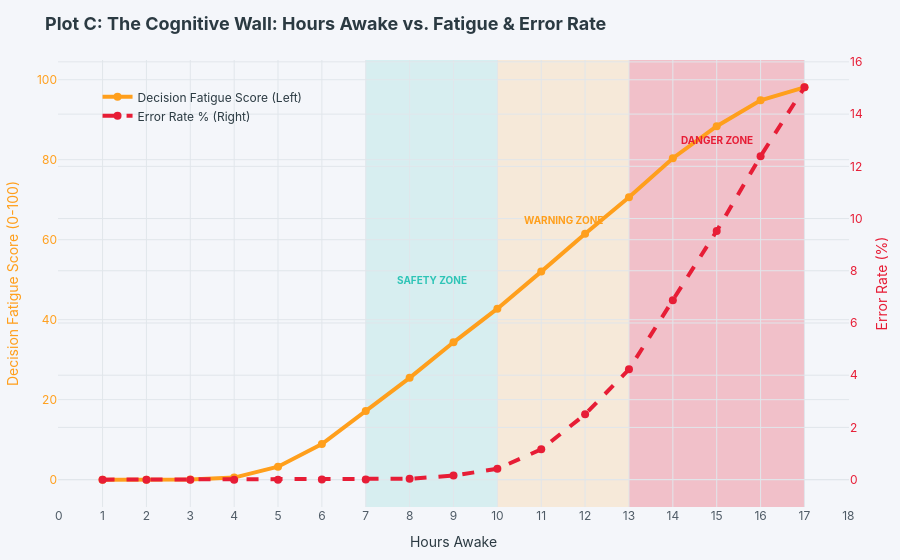

The notebook cell saved with this chart:
### Markdown cell above
### 🕰️ Plot C: The Fatigue-Performance Curve (Longitudinal Trend)
* **Hypothesis:** Fatigue and performance errors exhibit a non-linear accumulation wall as continuous time awake increases.
* **Visualization:** Custom dual-axis line chart mapping average `Decision_Fatigue_Score` and percentage `Error_Rate` across `Hours_Awake`.

### Code cell
grouped_awake = df.groupby('Hours_Awake')[['Error_Rate', 'Decision_Fatigue_Score']].mean().reset_index()

fig_c = go.Figure()

# Add line for Decision Fatigue Score
fig_c.add_trace(
    go.Scatter(
        x=grouped_awake['Hours_Awake'],
        y=grouped_awake['Decision_Fatigue_Score'],
        name='Decision Fatigue Score (Left)',
        line=dict(color='#ff9f1c', width=4),
        mode='lines+markers',
        marker=dict(size=8, color='#ff9f1c', line=dict(width=0))
    )
)

# Add line for Error Rate (on secondary Y-axis)
fig_c.add_trace(
    go.Scatter(
        x=grouped_awake['Hours_Awake'],
        y=grouped_awake['Error_Rate'] * 100,
        name='Error Rate % (Right)',
        line=dict(color='#e71d36', width=4, dash='dash'),
        mode='lines+markers',
        marker=dict(size=8, color='#e71d36', line=dict(width=0)),
        yaxis='y2'
    )
)

fig_c.update_layout(
    title='<b>Plot C: The Cognitive Wall: Hours Awake vs. Fatigue & Error Rate</b>',
    title_font_size=18,
    xaxis=dict(title='Hours Awake', dtick=1),
    yaxis=dict(title='Decision Fatigue Score (0-100)', title_font=dict(color='#ff9f1c'), tickfont=dict(color='#ff9f1c')),
    yaxis2=dict(
        title='Error Rate (%)',
        title_font=dict(color='#e71d36'),
        tickfont=dict(color='#e71d36'),
        overlaying='y',
        side='right'
    ),
    legend=dict(x=0.05, y=0.95),
    margin=dict(l=40, r=40, t=60, b=40),
    shapes=[
        dict(type="rect", xref="x", yref="paper", x0=7, x1=10, y0=0, y1=1, fillcolor="rgba(46, 196, 182, 0.15)", layer="below", line_width=0),
        dict(type="rect", xref="x", yref="paper", x0=10, x1=13, y0=0, y1=1, fillcolor="rgba(255, 159, 28, 0.15)", layer="below", line_width=0),
        dict(type="rect", xref="x", yref="paper", x0=13, x1=17, y0=0, y1=1, fillcolor="rgba(231, 29, 54, 0.25)", layer="below", line_width=0)
    ]
)

fig_c.add_annotation(x=8.5, y=50, text="<b>SAFETY ZONE</b>", showarrow=False, font=dict(color="#2ec4b6", size=10))
fig_c.add_annotation(x=11.5, y=65, text="<b>WARNING ZONE</b>", showarrow=False, font=dict(color="#ff9f1c", size=10))
fig_c.add_annotation(x=15, y=85, text="<b>DANGER ZONE</b>", showarrow=False, font=dict(color="#e71d36", size=10))

fig_c.show()

### Figure 1 — Plotly figure (JSON) as saved in the notebook; plotly's stock layout.template omitted (floating-point values rounded to 4 significant figures)
{"data": [{"line": {"color": "#ff9f1c", "width": 4}, "marker": {"color": "#ff9f1c", "line": {"width": 0}, "size": 8}, "mode": "lines+markers", "name": "Decision Fatigue Score (Left)", "type": "scatter", "x": [1, 2, 3, 4, 5, 6, 7, 8, 9, 10, 11, 12, 13, 14, 15, 16, 17], "y": [0, 0, 0.04772, 0.5097, 3.23, 8.896, 17.18, 25.45, 34.34, 42.75, 52.02, 61.52, 70.63, 80.37, 88.38, 94.87, 98.1]}, {"line": {"color": "#e71d36", "dash": "dash", "width": 4}, "marker": {"color": "#e71d36", "line": {"width": 0}, "size": 8}, "mode": "lines+markers", "name": "Error Rate % (Right)", "type": "scatter", "x": [1, 2, 3, 4, 5, 6, 7, 8, 9, 10, 11, 12, 13, 14, 15, 16, 17], "y": [0, 0, 0, 0, 0, 0.00296, 0.004618, 0.03502, 0.1575, 0.4154, 1.162, 2.5, 4.224, 6.867, 9.525, 12.39, 15.02], "yaxis": "y2"}], "layout": {"annotations": [{"font": {"color": "#2ec4b6", "size": 10}, "showarrow": false, "text": "<b>SAFETY ZONE</b>", "x": 8.5, "y": 50}, {"font": {"color": "#ff9f1c", "size": 10}, "showarrow": false, "text": "<b>WARNING ZONE</b>", "x": 11.5, "y": 65}, {"font": {"color": "#e71d36", "size": 10}, "showarrow": false, "text": "<b>DANGER ZONE</b>", "x": 15, "y": 85}], "legend": {"x": 0.05, "y": 0.95}, "margin": {"b": 40, "l": 40, "r": 40, "t": 60}, "shapes": [{"fillcolor": "rgba(46, 196, 182, 0.15)", "layer": "below", "line": {"width": 0}, "type": "rect", "x0": 7, "x1": 10, "xref": "x", "y0": 0, "y1": 1, "yref": "paper"}, {"fillcolor": "rgba(255, 159, 28, 0.15)", "layer": "below", "line": {"width": 0}, "type": "rect", "x0": 10, "x1": 13, "xref": "x", "y0": 0, "y1": 1, "yref": "paper"}, {"fillcolor": "rgba(231, 29, 54, 0.25)", "layer": "below", "line": {"width": 0}, "type": "rect", "x0": 13, "x1": 17, "xref": "x", "y0": 0, "y1": 1, "yref": "paper"}], "title": {"font": {"size": 18}, "text": "<b>Plot C: The Cognitive Wall: Hours Awake vs. Fatigue & Error Rate</b>"}, "xaxis": {"dtick": 1, "title": {"text": "Hours Awake"}}, "yaxis": {"tickfont": {"color": "#ff9f1c"}, "title": {"font": {"color": "#ff9f1c"}, "text": "Decision Fatigue Score (0-100)"}}, "yaxis2": {"overlaying": "y", "side": "right", "tickfont": {"color": "#e71d36"}, "title": {"font": {"color": "#e71d36"}, "text": "Error Rate (%)"}}}}
